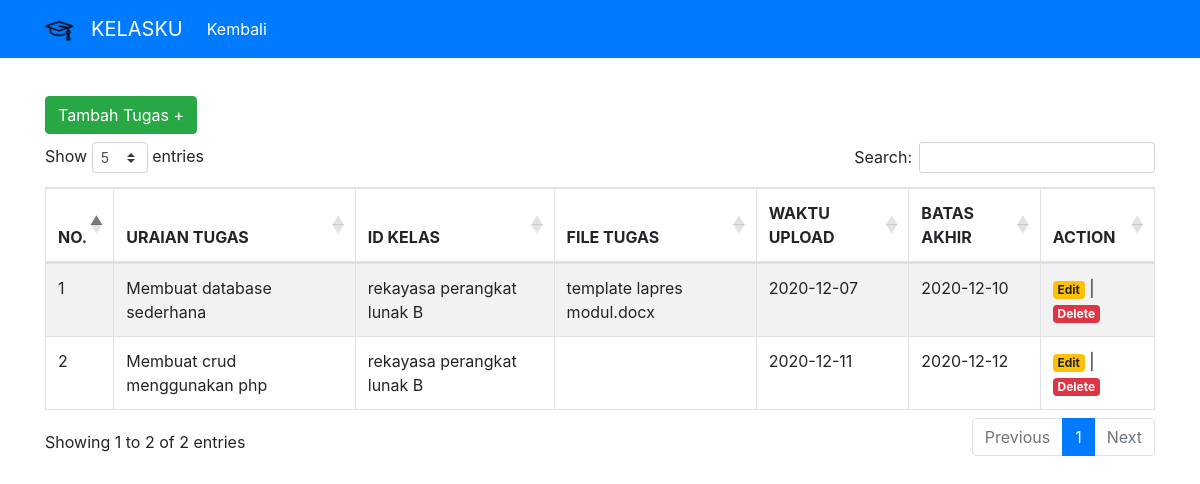
Screenshot of /kelas/kelas_dosen/tugas.php?id_kelas=11 (signed in) with the database file from the repository.
### tables this page shows
CREATE TABLE `tugas` (
  `idtugas` bigint(30) NOT NULL AUTO_INCREMENT,
  `id_kelas` bigint(20) NOT NULL,
  `uraian_tugas` varchar(30) DEFAULT NULL,
  `file_tugas` tinytext DEFAULT NULL,
  `waktu_upload` date DEFAULT NULL,
  `batas_akhir` date DEFAULT NULL,
  PRIMARY KEY (`idtugas`),
  KEY `id_kelas` (`id_kelas`),
  CONSTRAINT `tugas_ibfk_1` FOREIGN KEY (`id_kelas`) REFERENCES `kelas` (`id_kelas`)
);

CREATE TABLE `kelas` (
  `id_kelas` bigint(20) NOT NULL AUTO_INCREMENT,
  `nama_kelas` varchar(100) NOT NULL,
  `id_dosen` varchar(20) NOT NULL,
  `tahun_ajaran` year(4) DEFAULT NULL,
  `semester` enum('genap','ganjil') DEFAULT NULL,
  PRIMARY KEY (`id_kelas`),
  KEY `id_dosen` (`id_dosen`),
  CONSTRAINT `kelas_ibfk_1` FOREIGN KEY (`id_dosen`) REFERENCES `dosen` (`id_dosen`)
);

### kelas/kelas_dosen/tugas.php (the view, shortened to what this page needs)
<!DOCTYPE html>
<html lang="en">
<head>
  <?php
  include 't_head.php';
  include 't_nav.php';
  ?>
  <div class="container mt-5 md-5">
    <br><br>
    <button type="button" class="btn btn-success mb-2" data-toggle="modal" data-target="#modalKu">Tambah Tugas +</button>
    <table id="tabelanu" class="table table-striped table-bordered" style="width:100%">
      <thead>
        <tr>
          <th>NO.</th>
          <th>URAIAN TUGAS</th>
          <th>ID KELAS</th>
          <th>FILE TUGAS</th>
          <th>WAKTU UPLOAD</th>
          <th>BATAS AKHIR</th>
          <th>ACTION</th>
        </tr>
      </thead>
      <tbody>
        <?php
        $no = 1;
        $id = $_SESSION['id_dosen'];
        $idkelas = $_GET["id_kelas"];
        $sql = mysqli_query($konek, "SELECT * FROM tugas a JOIN kelas b ON a.id_kelas = b.id_kelas
                                  where id_dosen ='$id'AND a.id_kelas ='$idkelas' ");
        while ($data = mysqli_fetch_assoc($sql)) {
        ?>
          <tr>
            <td><?= $no ?></td>
            <td><?php echo $data['uraian_tugas']; ?></td>
            <td><?php echo $data['nama_kelas']; ?></td>
            <td><?php echo $data['file_tugas']; ?></td>
            <td><?php echo $data['waktu_upload']; ?></td>
            <td><?php echo $data['batas_akhir']; ?></td>
            <td><a href="#" class="badge badge-warning">Edit</a> | <a href="deletetugas.php?idtugas=<?= $data['idtugas']; ?>" onclick="return confirm('Data akan di hapus ?');" class="badge badge-danger">Delete</a></td>
          </tr>
          <?php $no++ ?>
        <?php } ?>
      </tbody>
    </table>
  </div>
  </body>
</html>

### rows the page displays
tugas: uraian_tugas "Membuat database sederhana", id_kelas.nama_kelas "rekayasa perangkat lunak B", file_tugas "template lapres modul.docx", waktu_upload "2020-12-07", batas_akhir "2020-12-10"
tugas: uraian_tugas "Membuat crud menggunakan php", id_kelas.nama_kelas "rekayasa perangkat lunak B", waktu_upload "2020-12-11", batas_akhir "2020-12-12"
